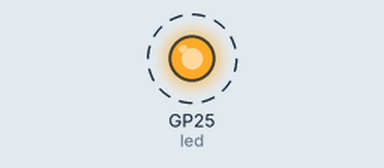
Bench run of a program on a simulated Raspberry Pi Pico running MicroPython. On the bench: output pins drawn as LEDs (lit = HIGH). Dashed ring = blinking.

Above: at 0.15 s.
At 112.18 s:
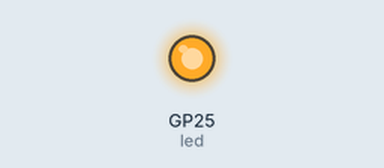
Timing chart, 0 to 112.5 s (numbered marks = the images above):
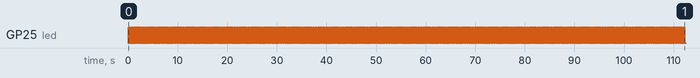

Measured:
- by itself, GP25 (led): alternates HIGH for 0.01 s and LOW for 0.01 s

The program:

main.py
```python
# Lesson: https://youtu.be/SL4_oU9t8Ss

from machine import Pin
import utime

led = Pin("LED", Pin.OUT)

while True:
    led.toggle()
    #led.on()
    #utime.sleep(0.25)
    #led.off()
    utime.sleep(0.014)
```
